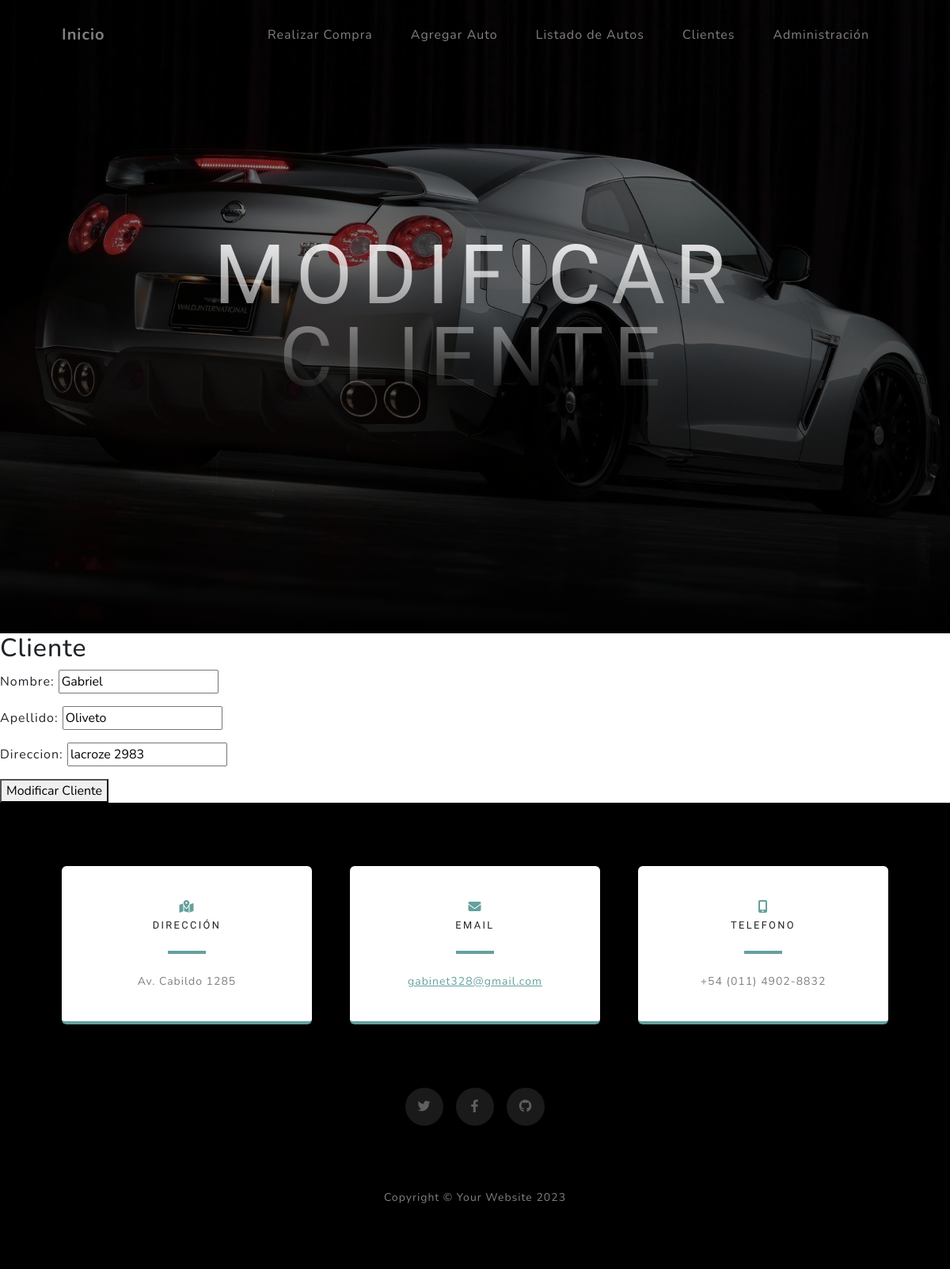
The app's page /compras/update_cliente/2/ with its own data.
### compras/models.py (models this page shows, shortened)
class Cliente(models.Model):
    nombre = models.CharField(max_length=100)
    apellido = models.CharField(max_length=100)
    direccion = models.CharField(max_length=200)

### compras/views.py (the view)
# urls.py: path("update_cliente/<id_cliente>/", views.updateCliente, name="update_cliente"),
def updateCliente(request, id_cliente):
    cliente = Cliente.objects.get(id=id_cliente)
    if request.method == "POST":
        form = ClienteForm(request.POST)
        if form.is_valid():
            cliente.nombre = form.cleaned_data.get("nombre")
            cliente.apellido = form.cleaned_data.get("apellido")
            cliente.direccion = form.cleaned_data.get("direccion")
            cliente.save()
            return redirect(reverse_lazy("buscar_base"))
    else:
        form = ClienteForm(
            initial={
                "nombre": cliente.nombre,
                "apellido": cliente.apellido,
                "direccion": cliente.direccion,
            }
        )
    return render(request, "compras/updateForm.html", {"form": form})

### compras/forms.py
class ClienteForm(forms.ModelForm):
    class Meta:
        model = Cliente
        fields = "__all__"

### compras/templates/compras/updateForm.html (shortened to what this page needs)
{% extends 'compras/index.html' %}
{% load static %}
{% block cabecera %}
Modificar Cliente
{% endblock cabecera %}
{% block contenido %}
<h2>Cliente</h2>
<form action="" method="post">
    <table>
    {{ form.as_p }}
    </table>
    <button type="submit">Modificar Cliente</button>
</form>
{% endblock contenido %}

### records on screen
Cliente: nombre "Gabriel", apellido "Oliveto", direccion "lacroze 2983"
